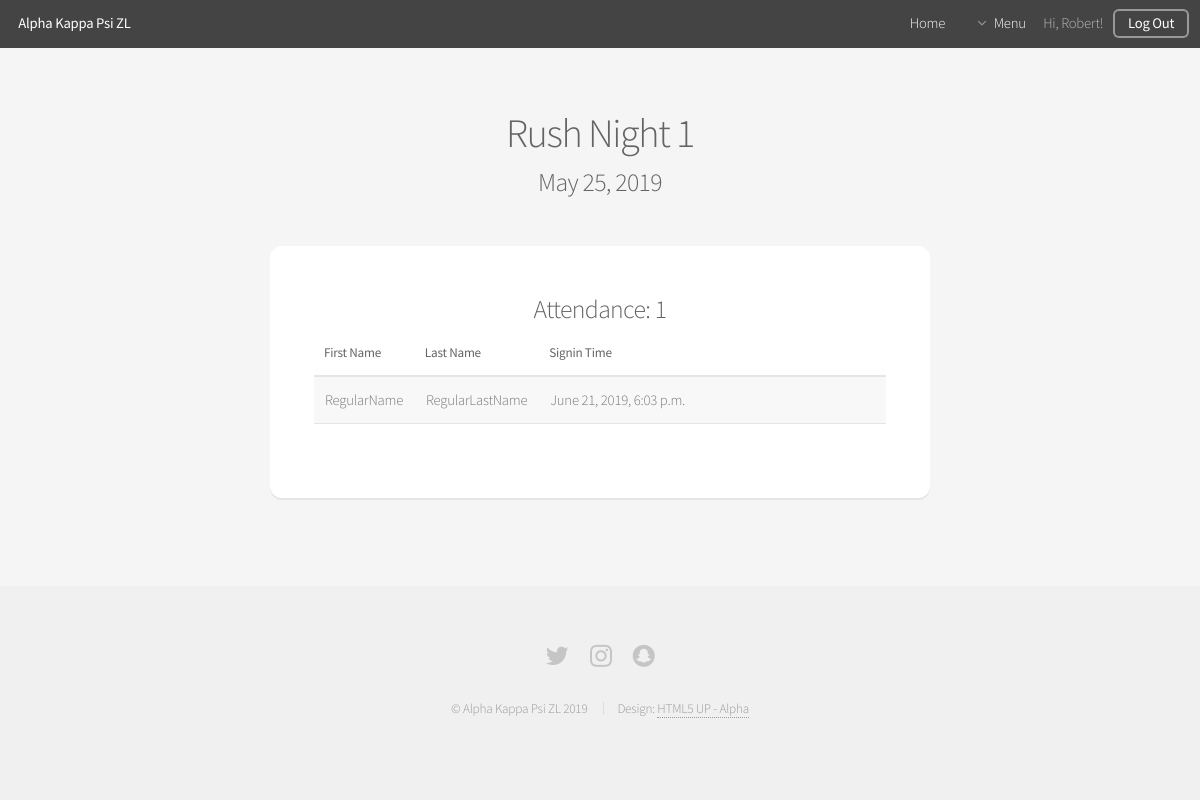
The app's page /attendance/1/eventattendance/ (signed in), older data.
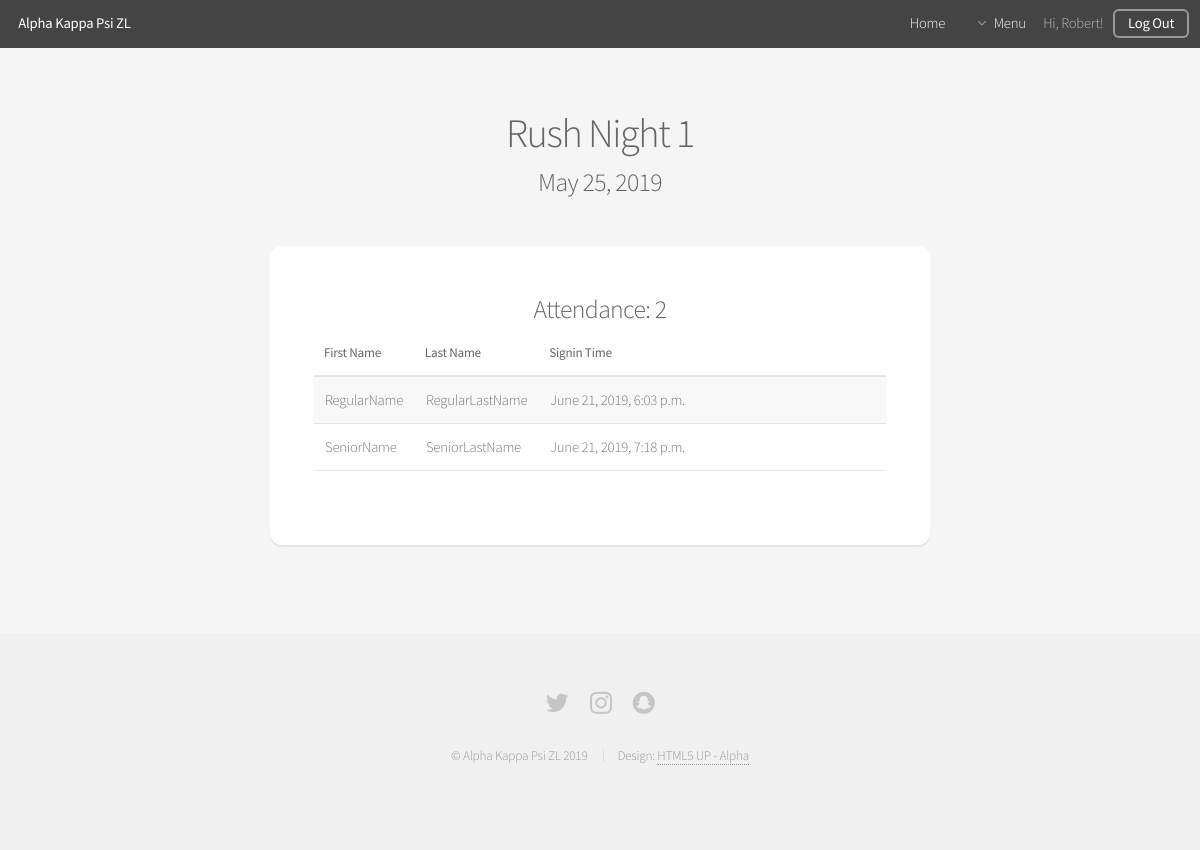
The same page, newer data.
### attendance/models.py (models this page shows, shortened)
class Signin(models.Model):
    event = models.ForeignKey(Event, on_delete=models.CASCADE)
    user = models.ForeignKey(User, on_delete=models.CASCADE)
    time = models.DateTimeField(default=datetime.now, null=True, blank=True)
    comment = models.CharField(max_length=100, blank=True, null=True)
    class Meta:
        unique_together = ('event', 'user')

### attendance/views.py (the view)
# urls.py: path('<int:eventid>/eventattendance/', views.eventattendance, name='eventattendance'),
@login_required
@user_passes_test(brother_check, redirect_field_name=None)
def eventattendance(request, eventid):
    event = get_object_or_404(Event, id=eventid)
    if request.user.memberofgroup(event.group) or request.user.profile.isexec:
        signincount = Signin.objects.filter(event=event).count()
        signins = Signin.objects.filter(event=event).order_by('user__last_name')
        context = {
            'event': event,
            'signincount': signincount,
            'signins': signins,
            'containersize': 'medium',
        }
    else:
        raise Exception('Not so fast')
    return render(request, 'attendance/eventattendance.html', context=context)

### attendance/models.py (called while the page is built)
    def memberofgroup(self, eventgroup):
        if self in eventgroup.members.iterator():
            return True
        return False

### attendance/views.py (called while the page is built)
def brother_check(user):
    return user.profile.issenior

### templates/attendance/eventattendance.html (shortened to what this page needs)
{% extends 'base/base_generic.html' %}
{% block main_headertext %}
    <h2>{{ event.name }}</h2>
    <h3>{{ event.date }}</h3>
{% endblock %}
{% block content %}
    {% if signincount < 1 %}
    <h3>There are no attendees</h3>>
    {% else %}
    <h3>Attendance: {{ signincount }}</h3>
    <div class="table-wrapper" style="text-align:left;">
        <table>
            <thead>
                <tr>
                    <th style="width: 15%">First Name</th>
                    <th style="width: 15%">Last Name</th>
                    <th style="width: 60%">Signin Time</th>
                </tr>
            </thead>
            <tbody>
                {% for signin in signins %}
                <tr>
                    <td>{{ signin.user.first_name }}</td>
                    <td>{{ signin.user.last_name }}</td>
                    <td>{{ signin.time }}</td>
                </tr>
                {% endfor %}
            </tbody>
        </table>
    </div>
    {% endif %}
{% endblock %}

Row changes from the older to the newer data that the page shows:
added Signin: user.first_name "SeniorName", user.last_name "SeniorLastName", time "June 21, 2019, 7:18 p.m."
Text that changed along with them:
{{ signincount }}: "1" → "2"
